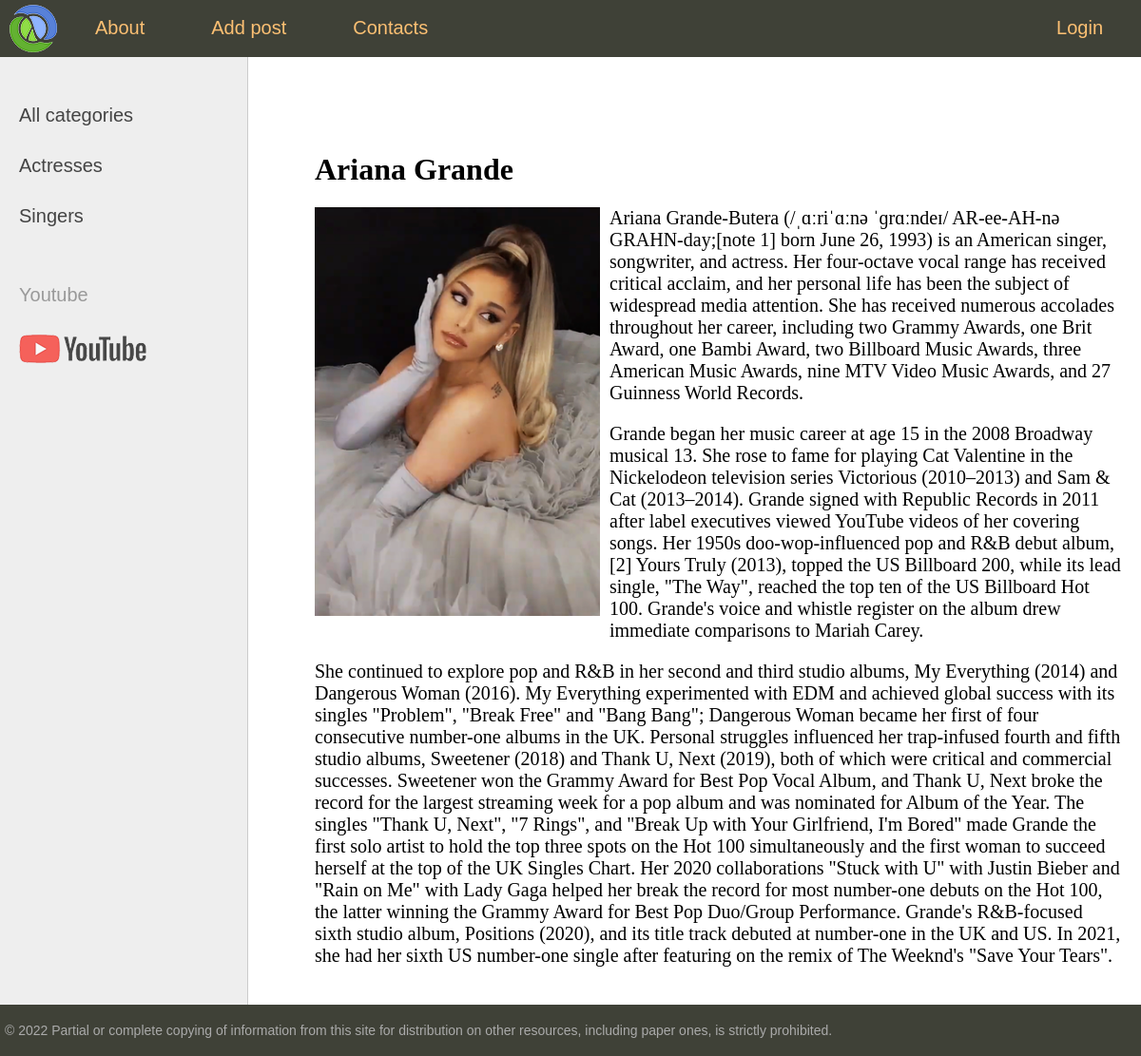
The app's page /post/ariana-grande/ with its own data.
### women/models.py (models this page shows, shortened)
class Category(models.Model):
    name = models.CharField(max_length=100, db_index=True, verbose_name='Category')
    slug = models.SlugField(max_length=255, unique=True, db_index=True, verbose_name='URL')
    class Meta:
        verbose_name_plural = "Categories"
        ordering = ["name"]
    def get_absolute_url(self):
        return reverse('category', kwargs={'cat_slug': self.slug})

class Women(models.Model):
    title = models.CharField(max_length=255)
    slug = models.SlugField(max_length=255, unique=True, db_index=True, verbose_name='URL')
    content = models.TextField(blank=True)
    photo = models.ImageField(upload_to='photos/%Y/%m/%d')
    time_create = models.DateTimeField(auto_now_add=True)
    time_update = models.DateTimeField(auto_now=True)
    is_published = models.BooleanField(default=True, verbose_name='published')
    cat = models.ForeignKey('Category', on_delete=models.PROTECT)
    class Meta:
        ordering = ['time_create', 'title']
        verbose_name_plural = "Women"

### women/views.py (the view)
# urls.py: path('post/<slug:post_slug>/', views.show_post, name='post'),
def show_post(request, post_slug):
    post = get_object_or_404(Women, slug=post_slug)
    context = {
        'post': post,
        'title': post.title,
        'cat_selected': post.cat_id,
    }
    return render(request,'women/post.html', context=context)

### women/templatetags/women_tags.py (called while the page is built)
@register.inclusion_tag('women/list_categories.html')
def show_categories(sort=None, cat_selected=0):
    if not sort:
        cats = Category.objects.all()
    else:
        cats = Category.objects.order_by(sort)
    return {'cats': cats,'cat_selected': cat_selected}

@register.inclusion_tag('women/menu.html')
def main_menu():
    menu = [{'title': 'About', 'url_name': 'about'},
            {'title': 'Add post', 'url_name': 'add_page'},
            {'title': 'Contacts', 'url_name': 'contact'},
            {'title': 'Login', 'url_name': 'login'},
            ]
    return {'menu': menu}

### templates/women/post.html
{% extends 'women/base.html' %}
{% block content %}
<h1>{{ post.title }}</h1>
{% if post.photo %}
<p><img class="img-article-left" src="{{ post.photo.url }}" alt=""></p>
{% endif %}
{{ post.content|linebreaks }}
{% endblock %}

### templates/women/list_categories.html
{% for c in cats %}
    {% if c.slug == cat_selected %}
        <li class="selected">{{ c.name }}</li>
    {% else %}
        <li><a href="{{ c.get_absolute_url }}">{{ c.name }}</a></li>
    {% endif %}
{% endfor %}

### women/static/women/css/style.css (style rules this page uses)
html, body { font-family: 'Arial'; margin: 0; padding: 0; height: 100%; width: 100%; color: #444; }
a { color: #0059b2; text-decoration: none; }
img { max-width: 600px; height: auto; }
img.img-article-left { max-width: 300px; height: auto; float: left; padding: 0 10px 10px 0; }
.left-chapters ul li { margin: 30px 0 0 0; color: #999; }
.left-chapters ul li a { color: #444; text-decoration: none; }
.content-text h1 { font-size: 32px; }

### records on screen
Category: name "Actresses"
Category: name "Singers"
Women: title "Ariana Grande", photo (picture), content "Ariana Grande-Butera (/ˌɑːriˈɑːnə ˈɡrɑːndeɪ/ AR-ee-AH-nə GRAHN-day;[note 1] born June 26, 1993) is an American singer, songwriter, and actress. Her four-octave vocal range has received critical acclaim, and her personal life has been the subject of widespread media attention. She has received numerous accolades throughout her career, including two Grammy Awards, one Brit Award, one Bambi Award, two Billboard Music Awards, three American Music Awards, nine MTV Video Music Awards, and 27 Guinness World Records. Grande began her music career at age 15 in the 2008 Broadway musical 13. She rose to fame for playing Cat Valentine in the Nickelodeon television series Victorious (2010–2013) and Sam…"

### other values on screen
{{ m.title }} "About" "Add post" "Contacts"
{{ m.title }} "Login"
